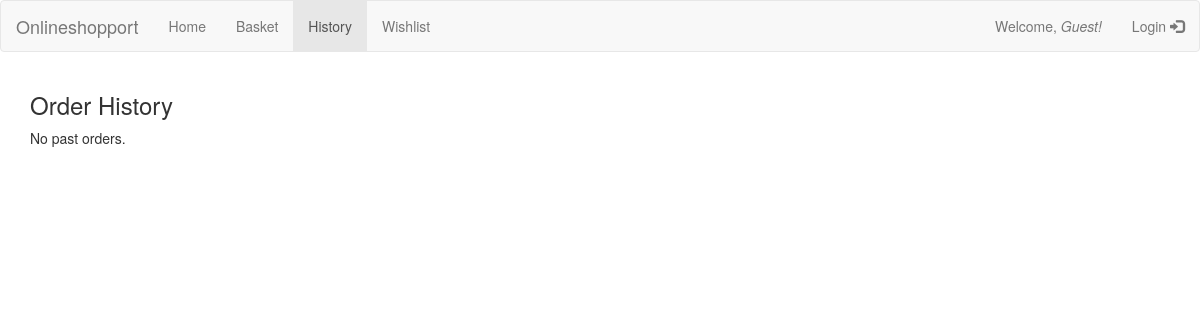
Page /history/ on the earlier database version.
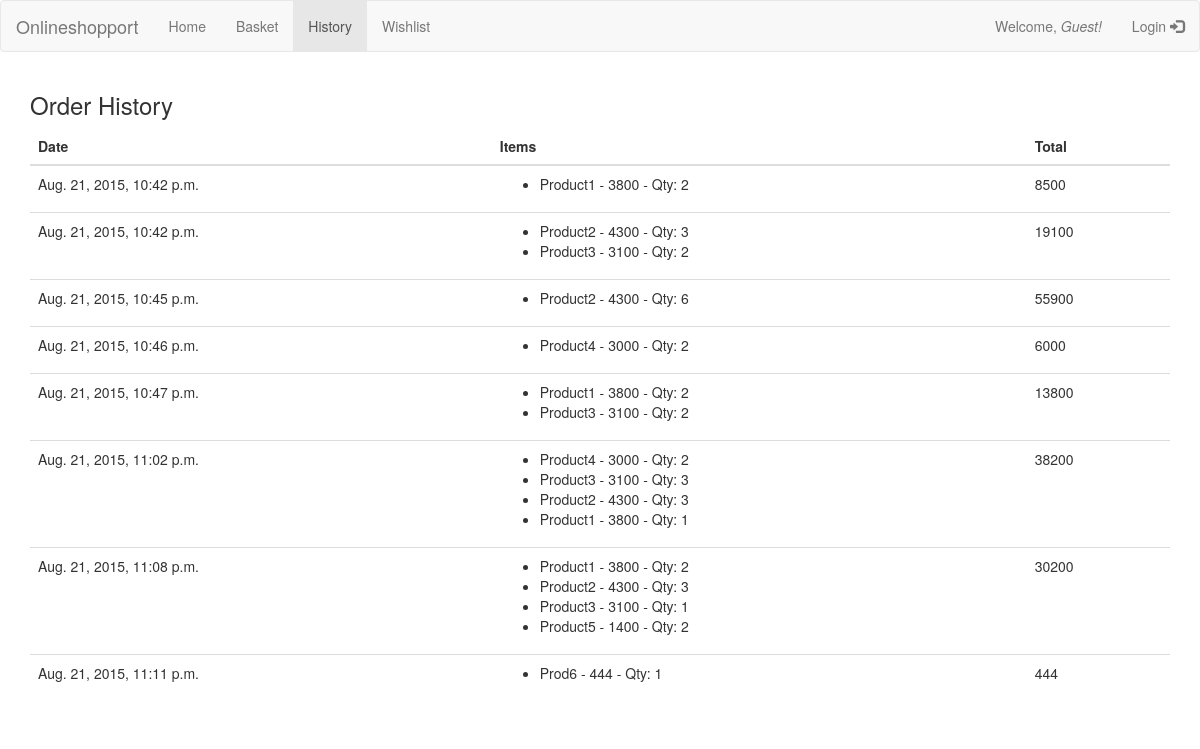
Same page on the later database version.
### osp/models.py (models this page shows, shortened)
class Basket(models.Model):
    customer = models.ForeignKey(Customer, null=True)
    totalbill = models.IntegerField()
    transaction = models.ForeignKey(Transaction, null=True)
    current = models.BooleanField(default=True)
    date = models.DateTimeField(default=datetime.now, blank=True)

class Item(models.Model):
    name = models.CharField(max_length=50)
    cost = models.IntegerField()
    discount = models.SmallIntegerField(default=0)
    available = models.IntegerField(default=1)
    purchase_quantity = models.IntegerField(default=0)
    listed = models.BooleanField(default=True)
    basket = models.ManyToManyField(Basket)
    wishlist = models.ManyToManyField(Wishlist)
    seller = models.CharField(max_length=50, null=True)

### osp/views.py (the view)
# urls.py: url(r'^history/$', views.history, name='history'),
def history(request):
    current_user = userassert(request)
    try:
        transaction = Transaction.objects.get(customer__name=current_user)
    except ObjectDoesNotExist:
        transaction = Transaction(customer=None)
        pass
    return render(request, 'osp/history.html', {'t': transaction})

### osp/views.py (called while the page is built)
def userassert(req):
    if req.user.is_authenticated():
        if req.user.username == 'admin':
            return 'defaultguest'
        else:
            return req.user.username
    else:
        return 'defaultguest'

### osp/templates/osp/history.html (shortened to what this page needs)
{% extends "osp/base.html" %}
{% block content %}
<h3>Order History</h3>
{% if not t.basket_set.all %}
    <p>No past orders.</p>
{% else %}
    <table class="table table-hover">
        <thead>
            <tr>
                <th>Date</th>
                <th>Items</th>
                <th>Total</th>
            </tr>
        </thead>
    <tbody>
        {% for basket in t.basket_set.all %}
        <tr>
        <td>{{ basket.date }}</td>
        <td>
        <ul>
        {% for item in basket.item_set.all %}
        <li>{{ item.name }} - {{ item.cost }} - Qty: {{ item.purchase_quantity }}</li>
        {% endfor %}
        </ul>
        </td>
        <td>{{ basket.totalbill }}</td>
        </tr>
        {% endfor %}
    </tbody>
    </table>
{% endif %}
{% endblock %}

### osp/templates/osp/base.html (shortened to what this page needs)
<!DOCTYPE html>
<html lang="en">
<head>
    <link rel="stylesheet" href="http://maxcdn.bootstrapcdn.com/bootstrap/3.3.5/css/bootstrap.min.css">
</head>
<body>
<nav class="navbar navbar-default">
    <div class="container-fluid">
        <div class="navbar-header">
                <a class="navbar-brand" href="#">Onlineshopport</a>
        </div>
        <div>
            <ul class="nav navbar-nav">
                <li id="home"><a href="{% url 'osp:index' %}">Home</a></li>
                {% if not perms.osp.add_item %}
                    <li id="basket"><a href="{% url 'osp:basket' %}">Basket</a></li>
                    <li id="history"><a href="{% url 'osp:history' %}">History</a></li>
                    <li id="wishlist"><a href="{% url 'osp:wishlist' %}">Wishlist</a></li>
                {% endif %}
            </ul>
            <ul class="nav navbar-nav navbar-right">
                <li><a>Welcome,
                {% if user.is_anonymous %}
                <em> Guest! </em></a>
                </li>
                <li id='login'><a href="{% url 'login' %}">Login <span class="glyphicon glyphicon-log-in"></span></a></li>
                {% else %}
                <em> {{ user }}! </em></a></li>
                <li><a href="{% url 'logout' %}">Logout <span class="glyphicon glyphicon-log-out"></span></a></li>
                {% endif %}
            </ul>
        </div>
    </div>
</nav>
<div class="container">
    <p>
    {% block content %}
    {% endblock %}
    </p>
</div>
</body>
</html>

Differences in the rows shown:
added Basket: date "Aug. 21, 2015, 10:42 p.m.", totalbill "8500"
added Item: name "Product1", cost "3800", purchase_quantity "2", shown under "Aug. 21, 2015, 10:42 p.m."
added Basket: date "Aug. 21, 2015, 10:42 p.m.", totalbill "19100"
added Item: name "Product2", cost "4300", purchase_quantity "3", shown under "Aug. 21, 2015, 10:42 p.m."
added Item: name "Product3", cost "3100", purchase_quantity "2", shown under "Aug. 21, 2015, 10:42 p.m."
added Basket: date "Aug. 21, 2015, 10:45 p.m.", totalbill "55900"
added Item: name "Product2", cost "4300", purchase_quantity "6", shown under "Aug. 21, 2015, 10:45 p.m."
added Basket: date "Aug. 21, 2015, 10:46 p.m.", totalbill "6000"
added Item: name "Product4", cost "3000", purchase_quantity "2", shown under "Aug. 21, 2015, 10:46 p.m."
added Basket: date "Aug. 21, 2015, 10:47 p.m.", totalbill "13800"
added Item: name "Product1", cost "3800", purchase_quantity "2", shown under "Aug. 21, 2015, 10:47 p.m."
added Item: name "Product3", cost "3100", purchase_quantity "2", shown under "Aug. 21, 2015, 10:47 p.m."
added Basket: date "Aug. 21, 2015, 11:02 p.m.", totalbill "38200"
added Item: name "Product4", cost "3000", purchase_quantity "2", shown under "Aug. 21, 2015, 11:02 p.m."
added Item: name "Product3", cost "3100", purchase_quantity "3", shown under "Aug. 21, 2015, 11:02 p.m."
added Item: name "Product2", cost "4300", purchase_quantity "3", shown under "Aug. 21, 2015, 11:02 p.m."
added Item: name "Product1", cost "3800", purchase_quantity "1", shown under "Aug. 21, 2015, 11:02 p.m."
added Basket: date "Aug. 21, 2015, 11:08 p.m.", totalbill "30200"
added Item: name "Product1", cost "3800", purchase_quantity "2", shown under "Aug. 21, 2015, 11:08 p.m."
added Item: name "Product2", cost "4300", purchase_quantity "3", shown under "Aug. 21, 2015, 11:08 p.m."
added Item: name "Product3", cost "3100", purchase_quantity "1", shown under "Aug. 21, 2015, 11:08 p.m."
added Item: name "Product5", cost "1400", purchase_quantity "2", shown under "Aug. 21, 2015, 11:08 p.m."
added Basket: date "Aug. 21, 2015, 11:11 p.m.", totalbill "444"
added Item: name "Prod6", cost "444", purchase_quantity "1", shown under "Aug. 21, 2015, 11:11 p.m."
Other differences:
text no longer shown: "No past orders."
text now shown: "Date Items Total"
